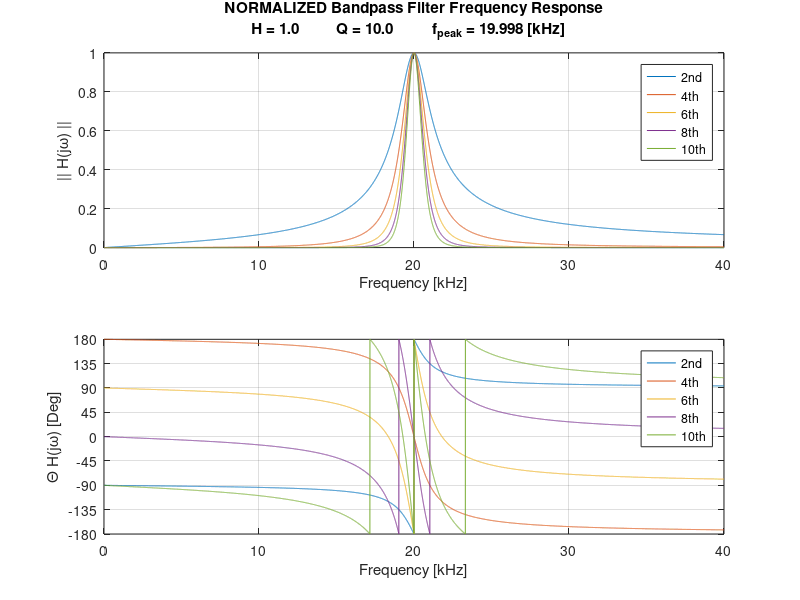

The MATLAB script that drew this image:
% Author: Joshua Simmons
%
% Date: October 22, 2015
%
% Desciption:   Selects the R and C values as well as plot the freq response for
%               the Multiple Feedback Bandpass Filter.
%
%               The OP AMP that you select needs to have an open-loop gain of at
%               least 10 times above the peak amplitude of the frequency response.
%
%               In other words A0 >> H*Q

clear all;
close all;
clc;

%%%%%%%%%%%%%%%%%%%%%%%%%%%%%%%%%%%%%%%%%%%%%%%%%
%%%%%%%%%%%%%%%%%% USER INPUT %%%%%%%%%%%%%%%%%%%
%%%%%%%%%%%%%%%%%%%%%%%%%%%%%%%%%%%%%%%%%%%%%%%%%

f0 = 20.0E+3;% Center frequency of passband

% AT f0 THE GAIN WILL BE THE PRODUCT OF H AND Q
H = 1;% Gain at f0
Q = 10;% Quality factor

% You select C1. Keep an eye on the calculated component
% values of the resistors and capacitors so that they
% are realizeable. 
C1 = 1.11E-9;

%%%%%%%%%%%%%%%%%%%%%%%%%%%%%%%%%%%%%%%%%%%%%%%%%
%%%%%%%%% CALCULATING COMPONENT VALUES %%%%%%%%%%
%%%%%%%%%%%%%%%%%%%%%%%%%%%%%%%%%%%%%%%%%%%%%%%%%

w0 = 2*pi*f0;

zeta = 1/(2*Q); % Damping ratio
alpha = w0*zeta;% Normalized damping ratio

k = C1*w0;% Just a constant to simply math expressions
C2 = C1;
R1 = 1/(H*k);
R2 = 1/((2*Q-H)*k);
R3 = 2*Q/k;

% Printing values of components
componentValueString = sprintf('f0 = %2.2f [kHz]', 0.001*f0);
disp(componentValueString);
componentValueString = sprintf('H = %2.2f', H);
disp(componentValueString);
componentValueString = sprintf('Q = %2.2f', Q);
disp(componentValueString);
componentValueString = sprintf('C1 = %3.3f [nF]', 1E+9*C1);
disp(componentValueString);
componentValueString = sprintf('C2 = %3.3f [nF]', 1E+9*C2);
disp(componentValueString);
componentValueString = sprintf('R1 = %3.3f [kOhms]', 0.001*R1);
disp(componentValueString);
componentValueString = sprintf('R2 = %3.3f [kOhms]', 0.001*R2);
disp(componentValueString);
componentValueString = sprintf('R3 = %3.3f [kOhms]', 0.001*R3);
disp(componentValueString);

%%%%%%%%%%%%%%%%%%%%%%%%%%%%%%%%%%%%%%%%%%%%%%%%%
%%%%%%%%%%%%%%% TRANSFER FUNCTIONS %%%%%%%%%%%%%%
%%%%%%%%%%%%%%%%%%%%%%%%%%%%%%%%%%%%%%%%%%%%%%%%%

f = linspace(1,2*f0,1E+4);
s = 1i*2*pi*f;

% Multiple Feedback BPF Transfer Function
H_MFB_BPF2 = -s./(R1*C2) ./ ...
    (s.^2+s.*(C2+C1)/(R3*C2*C1)+(R1+R2)/(R1*R2*R3*C2*C1));

% Optionally normalizing the transfer function
H_MFB_BPF2 = H_MFB_BPF2/(H*Q);

% Determing the peak value of the pass band
[~, KfPeak] = max(abs(H_MFB_BPF2));
fPeak = f(KfPeak);

% Equivalent MFB BBF Transfer Function
%H_MFB_BPF2 = -H*omega*s ./ (s.^2+2*zeta*omega.*s+omega^2);

% Determining critical points of transfer function
% sMax1 = (-2*zeta*w0-w0*sqrt(4*zeta^2-3)) / 3;
% sMax2 = (-2*zeta*w0+w0*sqrt(4*zeta^2-3)) / 3;
% 
% H_MFB_BPF2_Max1 = abs(-H*w0*sMax1 / (sMax1^2+2*zeta*w0*sMax1+w0^2));
% H_MFB_BPF2_Max2 = abs(-H*w0*sMax2 / (sMax2^2+2*zeta*w0*sMax2+w0^2));

%%%%%%%%%%%%%%%%%%%%%%%%%%%%%%%%%%%%%%%%%%%%%%%%%
%%%%%%%%%%% PLOTTING TRANSFER FUNCTION %%%%%%%%%%
%%%%%%%%%%%%%%%%%%%%%%%%%%%%%%%%%%%%%%%%%%%%%%%%%

% Plotting
figure(1);
    subplot(2,1,1);
        plot(0.001*f,abs(H_MFB_BPF2));% 2nd Order
        hold on;
        plot(0.001*f,abs(H_MFB_BPF2.^2));%  4th Order
        plot(0.001*f,abs(H_MFB_BPF2.^3));%  6th Order
        plot(0.001*f,abs(H_MFB_BPF2.^4));%  8th Order
        plot(0.001*f,abs(H_MFB_BPF2.^5));% 10th Order
        grid on;
        ylim([0,1]);
        xlabel('Frequency [kHz]');
        ylabel('|| H(j\omega) ||');
        legend({'2nd','4th','6th','8th','10th'});
        titleString = sprintf('NORMALIZED Bandpass Filter Frequency Response\nH = %3.1f\t\t\tQ = %3.1f\t\t\tf_{peak} = %3.3f [kHz]', H,Q,0.001*fPeak);
        title(titleString);
        hold off;
	subplot(2,1,2);
        plot(0.001*f,(180/pi)*angle(H_MFB_BPF2));% 2nd Order
        hold on;
        plot(0.001*f,(180/pi)*angle(H_MFB_BPF2.^2));%  4th Order
        plot(0.001*f,(180/pi)*angle(H_MFB_BPF2.^3));%  6th Order
        plot(0.001*f,(180/pi)*angle(H_MFB_BPF2.^4));%  7th Order
        plot(0.001*f,(180/pi)*angle(H_MFB_BPF2.^5));% 10th Order
        grid on;
        ylim([-180,180]);
        set(gca,'YTick',[-180,-135,-90,-45,0,45,90,135,180])
        set(gca,'YTickLabel',[-180,-135,-90,-45,0,45,90,135,180]);
        xlabel('Frequency [kHz]');
        ylabel('\Theta H(j\omega) [Deg]');
        legend({'2nd','4th','6th','8th','10th'});
        hold off;
        